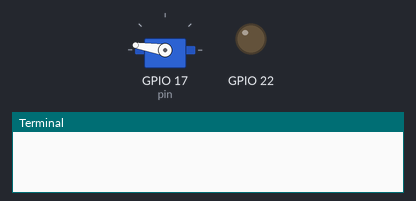
Recording of a program running on a simulated Raspberry Pi (BCM pin numbers). On the bench: servo, output pins drawn as LEDs (lit = HIGH), the last lines printed to the terminal. The clock reads 2024-03-15 10:24:30 at power-on unless the program sets it; the camera gives no picture and a still takes 0.5 s; web requests get an empty 200 reply after 0.4 s; servo angles are drawn from the pulse width (0.5 ms = 0°, 2.5 ms = 180°).

Above: at 0.05 s.
At 4.35 s:
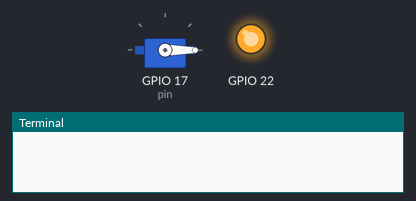
At 11.4 s:
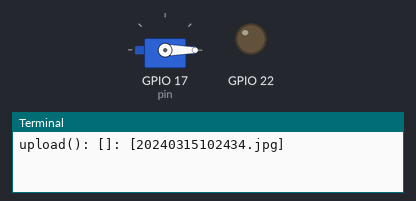
Timing chart, 0 to 14.8 s (numbered marks = the images above):
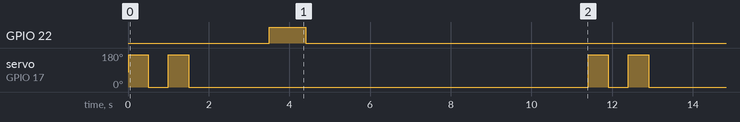

The program:

toss_and_capture.py
```python
# -*- coding: utf-8 -*-

from argparse import ArgumentParser
import datetime
import io
import requests
import time

import RPi.GPIO as GPIO
import picamera

# 画像のアップロード先 URL
UPLOAD_URL = 'http://192.168.1.7:8080/upload'

# 最大試行回数
TRY_COUNT = 100

# サーボ(SG90)を制御する
class Servo:

    def __init__(self):
        self.pin = 17

        self.left = 2.5
        self.middle = 7.0
        self.right = 12.0

        GPIO.setup(self.pin, GPIO.OUT)
        self.pwm = GPIO.PWM(self.pin, 50)
        self.pwm.start(self.middle)

    def cleanup(self):
        self.pwm.stop()

    def move_to_left(self, wait=1):
        self.pwm.ChangeDutyCycle(self.left)
        time.sleep(wait)

    def move_to_middle(self, wait=1):
        self.pwm.ChangeDutyCycle(self.middle)
        time.sleep(wait)

    def move_to_right(self, wait=1):
        self.pwm.ChangeDutyCycle(self.right)
        time.sleep(wait)

# LED を制御する
class Light:

    def __init__(self):
        self.pin = 22

        GPIO.setup(self.pin, GPIO.OUT)
        GPIO.output(self.pin, GPIO.LOW)

    def cleanup(self):
        GPIO.output(self.pin, GPIO.LOW)

    def on(self):
        GPIO.output(self.pin, GPIO.HIGH)

    def off(self):
        GPIO.output(self.pin, GPIO.LOW)

# コイン投げを行う
class CoinToss:

    def __init__(self):
        self.servo = Servo()

    def cleanup(self):
        self.servo.cleanup()

    def toss(self):
        self.servo.move_to_right(0.5)
        self.servo.move_to_left(0.5)
        self.servo.move_to_right(0.5)
        self.servo.move_to_left()

# タクトスイッチの状態を取得する
class Button:

    def __init__(self):
        self.pin = 4

        GPIO.setup(self.pin, GPIO.IN)

    def cleanup(self):
        pass

    def is_on(self):
        return GPIO.input(self.pin) == GPIO.HIGH

# メイン処理
class Main:

    def __init__(self):

        self.args = self.parse_args()

        self.camera = picamera.PiCamera()

        GPIO.setwarnings(False)
        GPIO.setmode(GPIO.BCM)
        self.coin_toss = CoinToss()
        self.light = Light()
        self.button = Button()

    def cleanup(self):
        self.coin_toss.cleanup()
        self.light.cleanup()
        self.button.cleanup()
        GPIO.cleanup()

    def parse_args(self):
        argparser = ArgumentParser()

        argparser.add_argument('-m', '--manual',
                               action='store_true',
                               help='manual running')

        return argparser.parse_args()

    def capture(self):
        stream = io.BytesIO()
        self.camera.resolution = (150, 150)
        self.camera.capture(stream, 'jpeg')
        stream.seek(0)

        return stream

    def upload(self, stream):
        now = datetime.datetime.now()
        filename = now.strftime("%Y%m%d%H%M%S") + '.jpg'
        result = 'failure'

        try:
            response = requests.post(UPLOAD_URL, files={'picture': (filename, stream, 'image/jpeg')}, data={'uploadfrom': 'coin_capture'})
            result = response.text
        except Exception as ex:
            print(ex.args)

        print('upload(): [%s]: [%s]' % (result, filename))

    def run_manual(self):
        while True:
            if self.button.is_on():
                self.coin_toss.toss()

                time.sleep(1)

                self.light.on()

                with self.capture() as stream:
                    self.upload(stream)

                self.light.off()

            time.sleep(1)

    def run_auto(self):
        for _ in range(0, TRY_COUNT):
            self.coin_toss.toss()

            time.sleep(1)

            self.light.on()

            with self.capture() as stream:
                self.upload(stream)

            self.light.off()

            time.sleep(7)

    def run(self):
        if self.args.manual:
            self.run_manual()
        else:
            self.run_auto()

if __name__ == '__main__':
    main = Main()
    try:
        main.run()
    except KeyboardInterrupt:
        pass
    finally:
        main.cleanup()
        print('cleanup done')
```

Measured:
- by itself, GPIO 22: alternates HIGH for 0.90 s and LOW for 10.5 s
- by itself, servo on GPIO 17 (pin): repeats every 11.4 s: 0° 0.50 s, 171° 0.50 s, 0° 9.9 s, 171° 0.50 s
